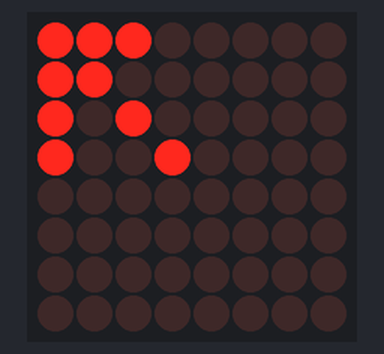
A sketch run on a simulated Arduino Uno, built with avr-gcc and run on an emulated ATmega328P. On the bench: 8×8 LED matrix. What the sketch prints to the serial monitor is not drawn.

Above: at 1.0 s.

The sketch:

MartixRCSwitch.ino
```cpp
#include "LedControl.h"
LedControl lc = LedControl(12, 10, 11, 1);
byte disp[8] = {0xf0, 0xc0, 0xa0, 0x10, 0x0, 0x0, 0x0, 0x0};

bool isCol = false;
void (LedControl::*d)(int , int , byte ) ;


void setup() {
  // put your setup code here, to run once:
  lc.shutdown(0, false);
  lc.setIntensity(0, 8);
  lc.clearDisplay(0);
  Serial.begin(9600);
}

void loop() {
  byte _disp[8] = {0, 0, 0, 0, 0, 0, 0, 0};
  for (byte r = 0; r < 8; r++) {
    for (int c = 0; c < 8; c++) {
      byte i = 1 << (7 - c);

      Serial.print("dp:\t");
      Serial.print(disp[r]);
      Serial.print("\ti:\t");
      Serial.println(i);
      if ((disp[r] & i) == i) {
        _disp[c] += 1 << (7 - r);
        Serial.println("hit i");
      }

    }
  }
  Serial.println("Done");

  if (isCol) {
    d = &LedControl::setColumn;
    isCol = false;
  }
  else {
    d = &LedControl::setRow;
    isCol = true;
  }

  memcpy(disp, _disp, sizeof(disp));

  for (byte i = 0; i < 8; i++)
    (lc.*(d))(0, i, disp[i]);

  delay(500);
}
```
